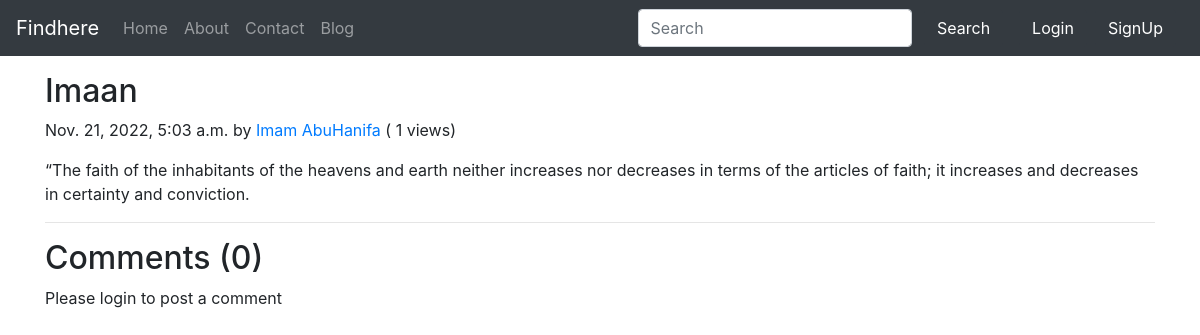
The app's page /blog/Imaan with its own data.
### blogs/models.py (models this page shows, shortened)
class Post(models.Model):
    sno=models.AutoField(primary_key=True)
    title=models.CharField(max_length=255)
    author=models.CharField(max_length=14)
    slug=models.CharField(max_length=130)
    views= models.IntegerField(default=0)
    timeStamp=models.DateTimeField(blank=True)
    content=models.TextField()

### blogs/views.py (the view)
# urls.py: path('<str:slug>', views.blogPost, name="blogPost"),
def blogPost(request, slug):
    post=Post.objects.filter(slug=slug).first()
    post.views= post.views +1
    post.save()
    comments= BlogComment.objects.filter(post=post, parent=None)
    replies= BlogComment.objects.filter(post=post).exclude(parent=None)
    replyDict={}
    for reply in replies:
        if reply.parent.sno not in replyDict.keys():
            replyDict[reply.parent.sno]=[reply]
        else:
            replyDict[reply.parent.sno].append(reply)
    context={'post':post, 'comments': comments, 'user': request.user, 'replyDict': replyDict}
    return render(request, "blog/blogPost.html", context)

### templates/blog/BlogPost.html (shortened to what this page needs)
{% extends 'base.html' %}
{% block body %}
{% load humanize %}
{% load extras %}
<div class="container my-3">
    <h2 class="blog-post-title">{{post.title}}</h2>
    <p class="blog-post-meta">{{post.timeStamp}} by <a href="/about">{{post.author}}</a> (<span > {{post.views}} views</span>)</p>
    <p>{{post.content|safe}}</p>
    <hr>
</div>
<div class="container">
    <h2> Comments ({{comments.count}}) </h2>
    <div class="my-2">
        {% if user.is_authenticated %}
        <form action="/blog/postComment" method="post">
            {% csrf_token %}
            <div class="form-group">
                <label for="exampleInputEmail1">Post Comment </label>
                <input type="text" class="form-control" name="comment" placeholder="Enter comment here">
            </div>
            <input type="hidden" name="postSno" value="{{post.sno}}">
            <input type="hidden" name="parentSno" value="">
            <button type="submit" class="btn btn-primary">Submit</button>
        </form>
        {% else %}
        Please login to post a comment
        {% endif %}
    </div>
</div>
{% endblock %}

### records on screen
Post: title "Imaan", timeStamp "Nov. 21, 2022, 5:03 a.m.", author "Imam AbuHanifa", views "1", content "“The faith of the inhabitants of the heavens and earth neither increases nor decreases in terms of the articles of faith; it increases and decreases in certainty and conviction."

### other values on screen
{{ comments.count }} "0"
